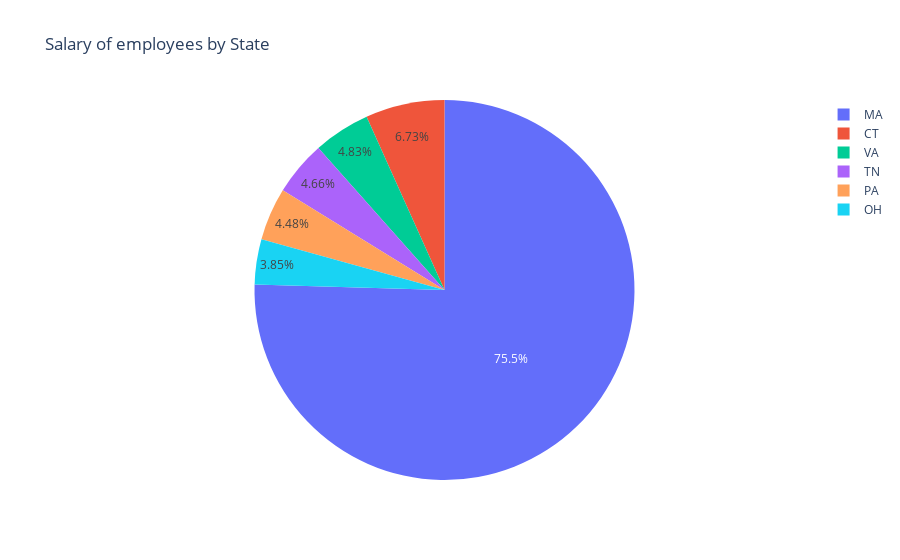

Write notebook code for a chart like this one.
### Markdown cell above
## 5. Interactive Plot: Top states with highest paid employee?

### Code cell
##filtering salary for each state, position:
attr_rate = attrition_data2.groupby(["Position","State"])['Salary'].mean().reset_index()
attr_rate

fig_pie = px.pie(attr_rate, values='Salary', names='State', title='Salary of employees by State')
fig_pie.show()

### Figure 1 — Plotly figure (JSON) as saved in the notebook; plotly's stock layout.template omitted (floating-point values rounded to 4 significant figures)
{"data": [{"domain": {"x": [0, 1], "y": [0, 1]}, "hovertemplate": "State=%{label}<br>Salary=%{value}<extra></extra>", "labels": ["MA", "MA", "OH", "TN", "VA", "MA", "MA", "MA", "CT", "MA", "MA", "MA", "MA", "MA", "MA", "PA", "MA", "MA"], "legendgroup": "", "name": "", "showlegend": true, "type": "pie", "values": [52460, 70187, 59370, 71707, 74326, 93093, 88527, 112933, 103613, 148999, 75281, 120000, 79070.0, 54650.0, 64630.0, 68999, 98010.0, 104437]}], "layout": {"legend": {"tracegroupgap": 0}, "title": {"text": "Salary of employees by State"}}}
